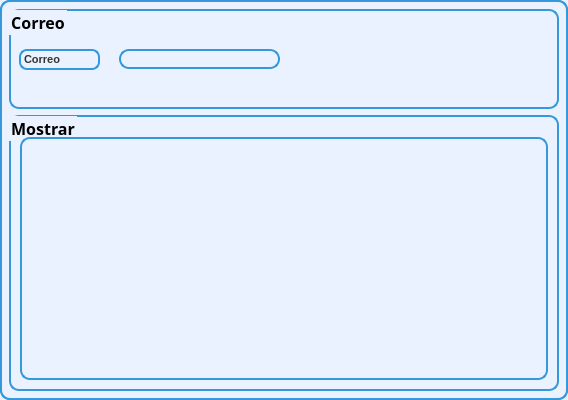
<?xml version="1.0" encoding="UTF-8"?>
<ui version="4.0">
 <class>CorreoScreen</class>
 <widget class="QMainWindow" name="CorreoScreen">
  <property name="geometry">
   <rect>
    <x>0</x>
    <y>0</y>
    <width>568</width>
    <height>400</height>
   </rect>
  </property>
  <property name="minimumSize">
   <size>
    <width>568</width>
    <height>400</height>
   </size>
  </property>
  <property name="maximumSize">
   <size>
    <width>568</width>
    <height>400</height>
   </size>
  </property>
  <property name="windowTitle">
   <string>Correo</string>
  </property>
  <property name="styleSheet">
   <string notr="true">border: 2px solid #3498db;
border-radius: 10px;

background-color: #eaf2ff;</string>
  </property>
  <widget class="QWidget" name="centralwidget">
   <layout class="QVBoxLayout" name="verticalLayout">
    <item>
     <widget class="QGroupBox" name="groupBox">
      <property name="minimumSize">
       <size>
        <width>550</width>
        <height>100</height>
       </size>
      </property>
      <property name="maximumSize">
       <size>
        <width>551</width>
        <height>100</height>
       </size>
      </property>
      <property name="font">
       <font>
        <family>Arial Black</family>
        <pointsize>12</pointsize>
        <weight>75</weight>
        <bold>true</bold>
       </font>
      </property>
      <property name="styleSheet">
       <string notr="true">background-color:#eaf2ff;</string>
      </property>
      <property name="title">
       <string>Correo</string>
      </property>
      <widget class="QLabel" name="label">
       <property name="geometry">
        <rect>
         <x>10</x>
         <y>40</y>
         <width>81</width>
         <height>21</height>
        </rect>
       </property>
       <property name="styleSheet">
        <string notr="true">background-color: #eaf2ff;
border: 2px solid #3498db;
border-radius: 8px;
color: #333333;
font-size: 11px;
font-weight: bold;
text-align: center;</string>
       </property>
       <property name="text">
        <string>Correo</string>
       </property>
      </widget>
      <widget class="QLineEdit" name="line_material">
       <property name="geometry">
        <rect>
         <x>110</x>
         <y>40</y>
         <width>161</width>
         <height>20</height>
        </rect>
       </property>
      </widget>
      <widget class="QPushButton" name="btn_borrar">
       <property name="geometry">
        <rect>
         <x>450</x>
         <y>20</y>
         <width>60</width>
         <height>60</height>
        </rect>
       </property>
       <property name="minimumSize">
        <size>
         <width>55</width>
         <height>55</height>
        </size>
       </property>
       <property name="maximumSize">
        <size>
         <width>60</width>
         <height>60</height>
        </size>
       </property>
       <property name="layoutDirection">
        <enum>Qt::RightToLeft</enum>
       </property>
       <property name="styleSheet">
        <string notr="true">QPushButton{
background-color: #eaf2ff;
border: none;
}

QPushButton:hover{
background-color: white;
border-top-left-radius: 20px;
border-bottom-left-radius: 20px;
color: rgb(0, 0, 0);
}</string>
       </property>
       <property name="text">
        <string/>
       </property>
       <property name="icon">
        <iconset resource="../../../../Images/Botones_Interfaz/Botones.qrc">
         <normaloff>:/Images/Botones_Interfaz/borrar.png</normaloff>:/Images/Botones_Interfaz/borrar.png</iconset>
       </property>
       <property name="iconSize">
        <size>
         <width>50</width>
         <height>50</height>
        </size>
       </property>
      </widget>
      <widget class="QPushButton" name="btn_editar">
       <property name="geometry">
        <rect>
         <x>380</x>
         <y>20</y>
         <width>60</width>
         <height>60</height>
        </rect>
       </property>
       <property name="minimumSize">
        <size>
         <width>55</width>
         <height>55</height>
        </size>
       </property>
       <property name="maximumSize">
        <size>
         <width>60</width>
         <height>60</height>
        </size>
       </property>
       <property name="layoutDirection">
        <enum>Qt::RightToLeft</enum>
       </property>
       <property name="styleSheet">
        <string notr="true">QPushButton{
background-color: #eaf2ff;
border: none;
}

QPushButton:hover{
background-color: white;
border-top-left-radius: 20px;
border-bottom-left-radius: 20px;
color: rgb(0, 0, 0);
}</string>
       </property>
       <property name="text">
        <string/>
       </property>
       <property name="icon">
        <iconset resource="../../../../Images/Botones_Interfaz/Botones.qrc">
         <normaloff>:/Images/Botones_Interfaz/editar.png</normaloff>:/Images/Botones_Interfaz/editar.png</iconset>
       </property>
       <property name="iconSize">
        <size>
         <width>50</width>
         <height>50</height>
        </size>
       </property>
      </widget>
      <widget class="QPushButton" name="btn_agregar">
       <property name="geometry">
        <rect>
         <x>310</x>
         <y>20</y>
         <width>60</width>
         <height>60</height>
        </rect>
       </property>
       <property name="minimumSize">
        <size>
         <width>55</width>
         <height>55</height>
        </size>
       </property>
       <property name="maximumSize">
        <size>
         <width>60</width>
         <height>60</height>
        </size>
       </property>
       <property name="layoutDirection">
        <enum>Qt::RightToLeft</enum>
       </property>
       <property name="styleSheet">
        <string notr="true">QPushButton{
background-color: #eaf2ff;
border: none;
}

QPushButton:hover{
background-color: white;
border-top-left-radius: 20px;
border-bottom-left-radius: 20px;
color: rgb(0, 0, 0);
}</string>
       </property>
       <property name="text">
        <string/>
       </property>
       <property name="icon">
        <iconset resource="../../../../Images/Botones_Interfaz/Botones.qrc">
         <normaloff>:/Images/Botones_Interfaz/agregar.png</normaloff>:/Images/Botones_Interfaz/agregar.png</iconset>
       </property>
       <property name="iconSize">
        <size>
         <width>50</width>
         <height>50</height>
        </size>
       </property>
      </widget>
     </widget>
    </item>
    <item>
     <widget class="QGroupBox" name="groupBox_2">
      <property name="font">
       <font>
        <family>Arial Black</family>
        <pointsize>12</pointsize>
        <weight>75</weight>
        <bold>true</bold>
       </font>
      </property>
      <property name="styleSheet">
       <string notr="true">background-color: #eaf2ff;
padding: 12px;
</string>
      </property>
      <property name="title">
       <string>Mostrar</string>
      </property>
      <layout class="QHBoxLayout" name="horizontalLayout">
       <property name="topMargin">
        <number>20</number>
       </property>
       <item>
        <widget class="QTableWidget" name="table_correo"/>
       </item>
      </layout>
     </widget>
    </item>
   </layout>
  </widget>
 </widget>
 <resources>
  <include location="../../../../Images/Botones_Interfaz/Botones.qrc"/>
 </resources>
 <connections/>
</ui>
